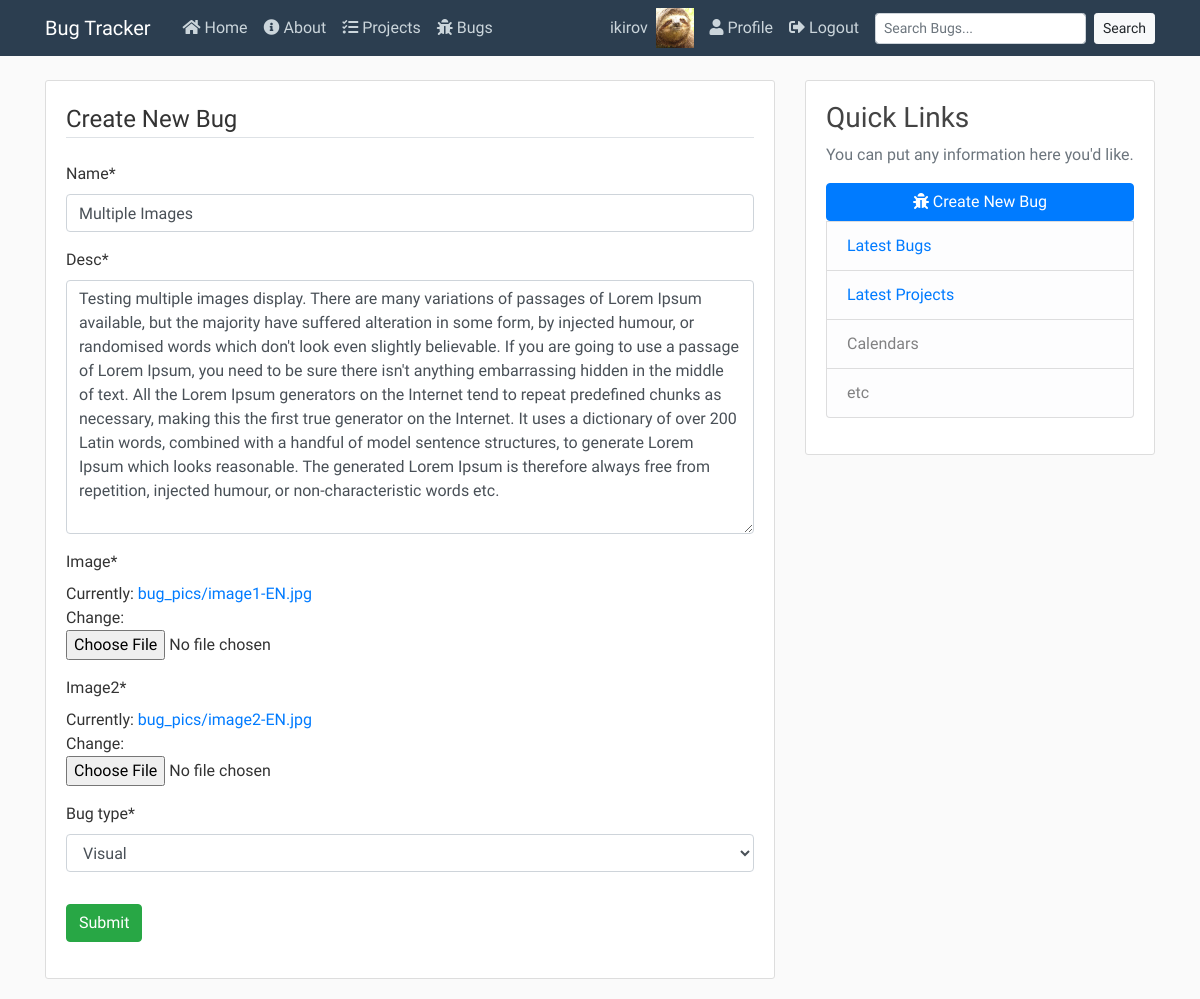
The app's page /projects/bugs/update/24 (signed in) with its own data.
### users/models.py (models this page shows, shortened)
class Profile(models.Model):
    user = models.OneToOneField(User, on_delete=models.CASCADE)
    image = models.ImageField(default='default.jpg', upload_to='profile_pics')

### projects/models.py (models this page shows, shortened)
class Bug(models.Model):
    author = models.ForeignKey(User, on_delete=models.DO_NOTHING)
    name = models.CharField(max_length=50)
    desc = models.CharField(max_length=2000)
    BUG_TYPES = (
        ('V', 'Visual'),
        ('L', 'Logical'),
        ('O', 'Other'),
    )
    bug_type = models.CharField(max_length=1, choices=BUG_TYPES)
    date_added = models.DateTimeField(auto_now_add=True)
    date_modified = models.DateTimeField(auto_now=True)
    project = models.ForeignKey(Project, on_delete=models.CASCADE)
    image = models.ImageField(upload_to='bug_pics', default='default_bug.png')
    image2 = models.ImageField(upload_to='bug_pics', default='default_bug.png')
    class Meta:
        ordering = ['-date_added']

### projects/views.py (the view, shortened to what this page needs)
# urls.py: path('bugs/update/<int:pk>', BugUpdateView.as_view(), name="bugs-update"),
class BugUpdateView(LoginRequiredMixin, UpdateView):
    form_class = BugUpdateSupportForm
    model = Bug

### projects/views.py
class BugUpdateSupportForm(forms.ModelForm):
    class Meta:
        model = Bug
        fields = ['name', 'desc', 'image', 'image2', 'bug_type']
        widgets = {
            'desc': forms.Textarea
        }

### projects/templates/projects/bug_form.html (shortened to what this page needs)
{% extends "status/base.html" %}
{% load crispy_forms_tags %}
{% block content %}
    <div class="content-section">
        <form method="POST" enctype="multipart/form-data">
            <fieldset class="form-group">
                <legend class="border-bottom mb-4">
                    Create New Bug
                </legend>
                {{ form|crispy }}
            </fieldset>
            <div class="form-group">
                <button class="btn btn-success" type="submit">Submit</button>
            </div>
        </form>
    </div>
{% endblock content %}

### status/templates/status/base.html (shortened to what this page needs)
{% load static %}
<!DOCTYPE html>
<html lang="en">
<head>
    <link rel="stylesheet" href="https://cdn.jsdelivr.net/npm/bootstrap@4.5.3/dist/css/bootstrap.min.css">
    <link rel="stylesheet" href="{% static 'status/main.css' %}">
    <link rel="stylesheet" href="https://use.fontawesome.com/releases/v5.15.1/css/all.css">
</head>
<body>
    <header class="site-header">
        <nav class="navbar navbar-expand-lg navbar-dark bg-arctic-blue fixed-top">
            <div class="container">
            <a class="navbar-brand mr-4" href="{% url 'status-home' %}">Bug Tracker</a>
            <div class="collapse navbar-collapse" id="navbarToggle">
                <div class="navbar-nav mr-auto">
                <a class="nav-item nav-link" href="{% url 'status-home' %}"><i class="fas fa-home"></i> Home</a>
                <a class="nav-item nav-link" href="{% url 'status-about' %}"><i class="fas fa-info-circle"></i> About</a>
                {% if user.is_authenticated %}
                  <a class="nav-item nav-link" href="{% url 'projects-home' %}"><i class="fas fa-tasks"></i> Projects</a>
                  <a class="nav-item nav-link" href="{% url 'bugs-list' %}"><i class="fas fa-bug"></i> Bugs</a>
                {% endif %}
                </div>
                <div class="navbar-nav">
                  {% if user.is_authenticated %}
                    <div class="nav-profile-group">
                      <a class="nav-item nav-link" href="{% url 'profile' %}">{{user.username}}</a>
                      <img src="{{user.profile.image.url}}" style="zoom:15%;" class="mr-5"/>
                    </div>
                    <a class="nav-item nav-link" href="{% url 'profile' %}"><i class="fas fa-user"></i> Profile</a>
                    <a class="nav-item nav-link" href="{% url 'logout' %}"><i class="fas fa-sign-out-alt"></i> Logout</a>
                    <form type="get" action="{% url 'search-results' %}" accept-charset="utf-8" class="form-inline">
                      <input class="form-control form-control-sm ml-sm-2 mr-sm-2" type="search" placeholder="Search Bugs..." aria-label="Search" id="q" name="q">
                      <button class="btn btn-light my-2 my-sm-0 btn-sm" type="submit">Search</button>
                    </form>
                  {% else %}
                    <a class="nav-item nav-link" href="{% url 'login' %}"><i class="fas fa-sign-in-alt"></i> Login</a>
                    <a class="nav-item nav-link" href="{% url 'register' %}">Register</a>
                  {% endif %}
                </div>
            </div>
            </div>
        </nav>
    </header>
    <main role="main" class="container">
        <div class="row">
          <div class="col-lg-8">
            {% block content %}{% endblock %}
          </div>
          <div class="col-lg-4">
            <div class="content-section">
              <h3>Quick Links</h3>
              <p class='text-muted'>You can put any information here you'd like.
                <ul class="list-group">
                  <a class="btn btn-primary" href="{% url 'bugs-create' %}"><i class="fas fa-bug"></i> Create New Bug</a>
                  <li class="list-group-item list-group-item-light"><a href="{% url 'bugs-list' %}">Latest Bugs</a></li>
                  <li class="list-group-item list-group-item-light"><a href="{% url 'projects-home' %}">Latest Projects</a></li>
                  <li class="list-group-item list-group-item-light">Calendars</li>
                  <li class="list-group-item list-group-item-light">etc</li>
                </ul>
              </p>
            </div>
          </div>
        </div>
      </main>
</body>
</html>

### status/static/status/main.css (style rules this page uses)
body { background: #fafafa; color: #333333; margin-top: 5rem; font-family: 'Abel', sans-serif; }
h1, h2, h3, h4, h5, h6 { color: #444444; }
ul { margin: 0; }
.bg-arctic-blue { background-color: #2C3E50; }
.site-header .navbar-nav .nav-link { color: #cbd5db; }
.content-section { background: #ffffff; border: 1px solid #dddddd; border-radius: 3px; margin-bottom: 20px; padding: 20px; }
.nav-profile-group { display: none; }
@media only screen and (min-width: 1200px) { .nav-profile-group { display: flex; justify-content: center; } }

### records on screen
Bug: name "Multiple Images", desc "Testing multiple images display. There are many variations of passages of Lorem Ipsum available, but the majority have suffered alteration in some form, by injected humour, or randomised words which don't look even slightly believable. If you are going to use a passage of Lorem Ipsum, you need to be sure there isn't anything embarrassing hidden in the middle of text. All the Lorem Ipsum generators on the Internet tend to repeat predefined chunks as necessary, making this the first true generator on the Internet. It uses a dictionary of over 200 Latin words, combined with a handful of model sentence structures, to generate Lorem Ipsum which looks reasonable. The generated Lorem Ipsum is…", bug_type "Visual"

### other values on screen
{{ user.username }} "ikirov"
